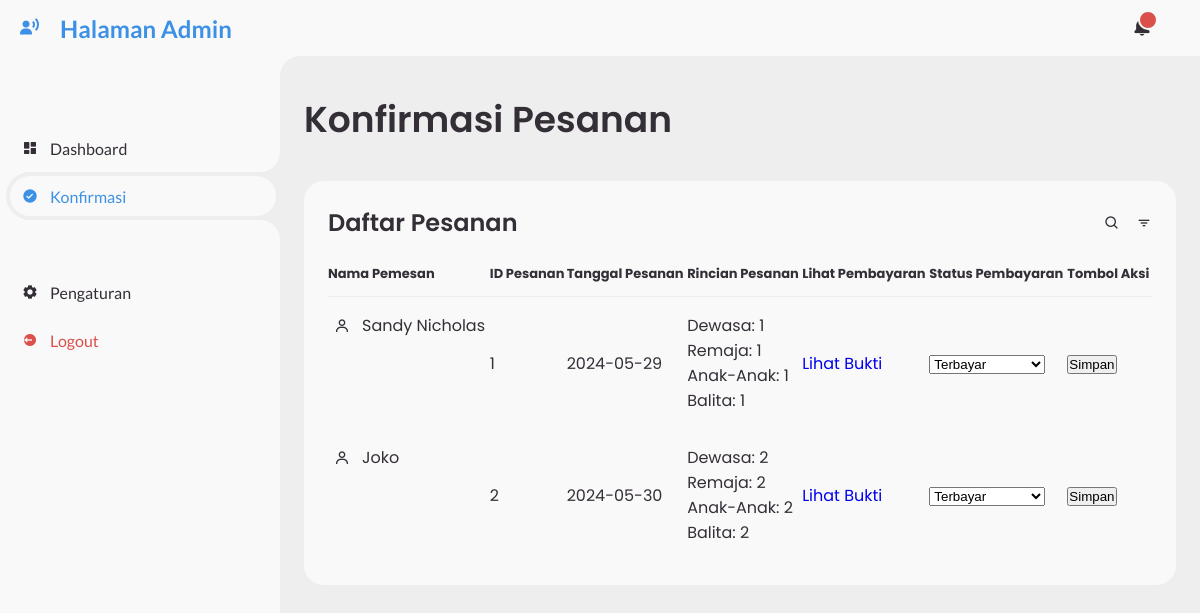
The app's page /konfirmasi-admin.php with its own data.
### tables this page shows
CREATE TABLE `pemesanan_tiket` (
  `id` INT(11) NOT NULL AUTO_INCREMENT,
  `nama` VARCHAR(255) NOT NULL,
  `email` VARCHAR(255) NOT NULL,
  `telepon` VARCHAR(20) NOT NULL,
  `tanggal` DATE NOT NULL,
  `dewasa` INT(11) NOT NULL,
  `remaja` INT(11) NOT NULL,
  `anak_anak` INT(11) NOT NULL,
  `balita` INT(11) NOT NULL,
  `total_harga` INT(11) NOT NULL,
  `bukti_pembayaran` LONGBLOB DEFAULT NULL,
  `nama_file` VARCHAR(255) DEFAULT NULL,
  `status_pembayaran` ENUM('Belum Terbayar','Terbayar') NOT NULL DEFAULT 'Belum Terbayar',
  `status_pemesanan` ENUM('Belum Selesai','Sudah Selesai') NOT NULL DEFAULT 'Belum Selesai',
  PRIMARY KEY (`id`)
);

### konfirmasi-admin.php (the view, shortened to what this page needs)
<?php
$servername = "localhost";
$username = "root";
$password = "";
$dbname = "wisata";
try {
    $conn = new mysqli($servername, $username, $password, $dbname);
    $sql = "SELECT * FROM pemesanan_tiket";
    $result = $conn->query($sql);
} catch (Exception $e) {
    die("An error occurred: " . $e->getMessage());
}
?>
<!DOCTYPE html>
<html lang="en">
<head>
    <link href='https://unpkg.com/boxicons@2.0.9/css/boxicons.min.css' rel='stylesheet'>
    <link rel="stylesheet" href="style/admin.css">
</head>
<body>
    <section id="sidebar">
        <a href="#" class="brand">
            <i class='bx bxs-user-voice'></i>
            <span class="text">Halaman Admin</span>
        </a>
        <ul class="side-menu top">
            <li>
                <a href="dashboardadmin.php">
                    <i class='bx bxs-dashboard'></i>
                    <span class="text">Dashboard</span>
                </a>
            </li>
            <li class="<?php echo basename($_SERVER['PHP_SELF']) == 'konfirmasi-admin.php' ? 'active' : ''; ?>">
                <a href="konfirmasi-admin.php">
                    <i class='bx bxs-check-circle'></i>
                    <span class="text">Konfirmasi</span>
                </a>
            </li>
        </ul>
        <ul class="side-menu">
            <li>
                <a href="#">
                    <i class='bx bxs-cog'></i>
                    <span class="text">Pengaturan</span>
                </a>
            </li>
            <li>
                <a href="Logout.php" class="logout">
                    <i class='bx bxs-log-out-circle'></i>
                    <span class="text">Logout</span>
                </a>
            </li>
        </ul>
    </section>
    <section id="content">
        <nav>
            <a href="#" class="notification">
                <span class="num"></span>
            </a>
        </nav>
        <main>
            <div class="head-title">
                <div class="left">
                    <h1>Konfirmasi Pesanan</h1>
                </div>
            </div>
            <div class="table-data">
                <div class="order">
                    <div class="head">
                        <h3>Daftar Pesanan</h3>
                        <i class='bx bx-search'></i>
                        <i class='bx bx-filter'></i>
                    </div>
                    <table>
                        <thead>
                            <tr>
                                <th>Nama Pemesan</th>
                                <th>ID Pesanan</th>
                                <th>Tanggal Pesanan</th>
                                <th>Rincian Pesanan</th>
                                <th>Lihat Pembayaran</th>
                                <th>Status Pembayaran</th>
                                <th>Tombol Aksi</th>
                            </tr>
                        </thead>
                        <tbody>
                            <?php
                            if ($result->num_rows > 0) {
                                while($row = $result->fetch_assoc()) {
                                    $rincian = "<ul>
                                                    <li>Dewasa: {$row['dewasa']}</li>
                                                    <li>Remaja: {$row['remaja']}</li>
                                                    <li>Anak-Anak: {$row['anak_anak']}</li>
                                                    <li>Balita: {$row['balita']}</li>
                                                </ul>";
                                    echo "<tr>";
                                    echo "<td><i class='bx bx-user'></i><p>" . $row["nama"] . "</p></td>";
                                    echo "<td>" . $row["id"] . "</td>";
                                    echo "<td>" . $row["tanggal"] . "</td>";
                                    echo "<td>" . $rincian . "</td>";
                                    echo "<td><a href='lihat_bukti.php?id=" . $row["id"] . "' class='btn' target='_blank'>Lihat Bukti</a></td>";
                                    echo "<td>
                                            <form method='post' action='update_status.php'>
                                                <input type='hidden' name='id' value='" . $row["id"] . "' />
                                                <select name='status_pembayaran'>
                                                    <option value='Belum Terbayar'" . ($row["status_pembayaran"] == 'Belum Terbayar' ? ' selected' : '') . ">Belum Terbayar</option>
                                                    <option value='Terbayar'" . ($row["status_pembayaran"] == 'Terbayar' ? ' selected' : '') . ">Terbayar</option>
                                                </select>
                                          </td>";
                                    echo "<td><input type='submit' value='Simpan' class='btn' /></form></td>";
                                    echo "</tr>";
                                }
                            } else {
                                echo "<tr><td colspan='7'>0 results</td></tr>";
                            }
                            ?>
                        </tbody>
                    </table>
                </div>
            </div>
        </main>
    </section>
</body>
</html>

### style/admin.css (style rules this page uses)
* { margin: 0; padding: 0; box-sizing: border-box; }
a { text-decoration: none; }
li { list-style: none; }
:root { --poppins: 'Poppins', sans-serif; --lato: 'Lato', sans-serif; --light: #F9F9F9; --blue: #3C91E6; --light-blue: #CFE8FF; --grey: #eee; --dark-grey: #AAAAAA; --dark: #342E37; --red: #DB504A; --yellow: #FFCE26; --light-yellow: #FFF2C6; --orange: #FD7238; --light-orange: #FFE0D3; }
html { overflow-x: hidden; }
body { background: var(--grey); overflow-x: hidden; }
#sidebar { position: fixed; top: 0; left: 0; width: 280px; height: 100%; background: var(--light); z-index: 2000; font-family: var(--lato); transition: .3s ease; overflow-x: hidden; scrollbar-width: none; }
#sidebar .brand { font-size: 24px; font-weight: 700; height: 56px; display: flex; align-items: center; color: var(--blue); position: sticky; top: 0; left: 0; background: var(--light); z-index: 500; padding-bottom: 20px; box-sizing: content-box; }
#sidebar .brand .bx { min-width: 60px; display: flex; justify-content: center; }
#sidebar .side-menu { width: 100%; margin-top: 48px; }
#sidebar .side-menu li { height: 48px; background: transparent; margin-left: 6px; border-radius: 48px 0 0 48px; padding: 4px; }
#sidebar .side-menu li.active { background: var(--grey); position: relative; }
#sidebar .side-menu li.active::before { content: ''; position: absolute; width: 40px; height: 40px; border-radius: 50%; top: -40px; right: 0; box-shadow: 20px 20px 0 var(--grey); z-index: -1; }
#sidebar .side-menu li.active::after { content: ''; position: absolute; width: 40px; height: 40px; border-radius: 50%; bottom: -40px; right: 0; box-shadow: 20px -20px 0 var(--grey); z-index: -1; }
#sidebar .side-menu li a { width: 100%; height: 100%; background: var(--light); display: flex; align-items: center; border-radius: 48px; font-size: 16px; color: var(--dark); white-space: nowrap; overflow-x: hidden; }
#sidebar .side-menu.top li.active a { color: var(--blue); }
#sidebar .side-menu li a.logout { color: var(--red); }
#sidebar .side-menu li a .bx { min-width: calc(60px - ((4px + 6px) * 2)); display: flex; justify-content: center; }
#content { position: relative; width: calc(100% - 280px); left: 280px; transition: .3s ease; }
#content nav { height: 56px; background: var(--light); padding: 0 24px; display: flex; align-items: center; grid-gap: 24px; font-family: var(--lato); position: sticky; top: 0; left: 0; z-index: 1000; }
#content nav::before { content: ''; position: absolute; width: 40px; height: 40px; bottom: -40px; left: 0; border-radius: 50%; box-shadow: -20px -20px 0 var(--light); }
#content nav a { color: var(--dark); }
#content nav .notification { font-size: 20px; position: relative; margin-left: auto; }
#content nav .notification .num { position: absolute; top: -6px; right: -6px; width: 20px; height: 20px; border-radius: 50%; border: 2px solid var(--light); background: var(--red); color: var(--light); font-weight: 700; font-size: 12px; display: flex; justify-content: center; align-items: center; }
#content main { width: 100%; padding: 36px 24px; font-family: var(--poppins); max-height: calc(100vh - 56px); overflow-y: auto; }
#content main .head-title { display: flex; align-items: center; justify-content: space-between; grid-gap: 16px; flex-wrap: wrap; }
#content main .head-title .left h1 { font-size: 36px; font-weight: 600; margin-bottom: 10px; color: var(--dark); }
#content main .table-data { display: flex; flex-wrap: wrap; grid-gap: 24px; margin-top: 24px; width: 100%; color: var(--dark); }
#content main .table-data > div { border-radius: 20px; background: var(--light); padding: 24px; overflow-x: auto; }
#content main .table-data .head { display: flex; align-items: center; grid-gap: 16px; margin-bottom: 24px; }
#content main .table-data .head h3 { margin-right: auto; font-size: 24px; font-weight: 600; }
#content main .table-data .head .bx { cursor: pointer; }
#content main .table-data .order { flex-grow: 1; flex-basis: 500px; }
#content main .table-data .order table { width: 100%; border-collapse: collapse; }
#content main .table-data .order table th { padding-bottom: 12px; font-size: 13px; text-align: left; border-bottom: 1px solid var(--grey); }
#content main .table-data .order table td { padding: 16px 0; }
#content main .table-data .order table tr td:first-child { display: flex; align-items: center; grid-gap: 12px; padding-left: 6px; }

### records on screen
pemesanan_tiket: nama "Sandy Nicholas", id "1", tanggal "2024-05-29", dewasa "1", remaja "1", anak_anak "1", balita "1", status_pembayaran "Terbayar"
pemesanan_tiket: nama "Joko", id "2", tanggal "2024-05-30", dewasa "2", remaja "2", anak_anak "2", balita "2", status_pembayaran "Terbayar"
